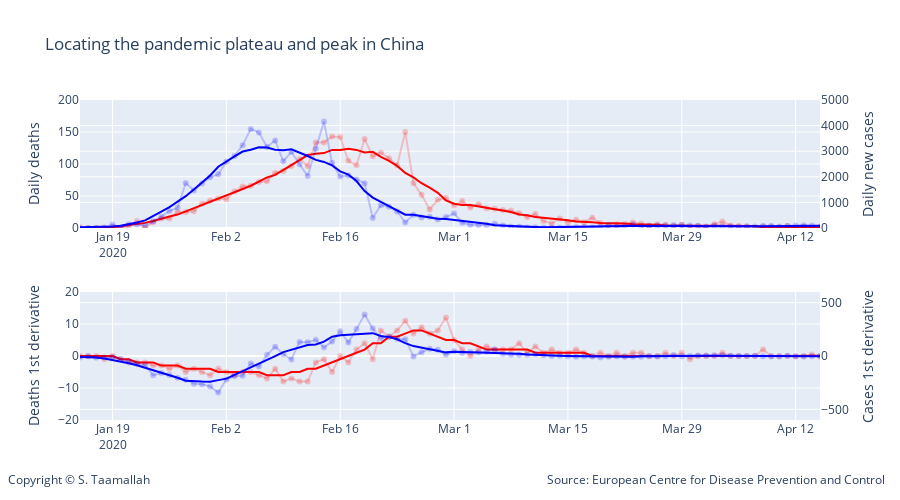

The notebook cell saved with this chart:
### Markdown cell above
The upward and downward inflection points are extracted from the first derivative of the smoothed (7-day moving average) deaths and cases data arrays. The first derivative curve is also smoothed. Regarding the peak, it is extracted as the mid-point of the two inflection points. This will be validated by comparing it to 1st derivative curve crossing the y=0 axis. 

This leads to the following key dates for China:

- Lockdown
    - 2020-01-23: lockdown in Wuhan
    
    
- Cases curve:
    - 2020-01-30: Upward inflection point in cases.
    - 2020-02-18: Downward inflection point in cases. <br>
        => the mid point of the two inflection point can be estimated to be around feb 9th.
    - 2020-02-08: Peak in cases extracted from the 1st derivative crossing y=0.
    
    
- Deaths curve:
    - 2020-02-08: Upward inflection point in deaths.
    - 2020-02-26: Downward inflection point in deaths. <br>
        => the mid point of the two inflection point can be estimated to be around feb 17th.
    - 2020-02-17: Peak in deaths extracted from the 1st derivative crossing y=0.

### Code cell
shift = 1

smooth_china_diff_deaths = smooth_9day(np.diff(smooth_china_deaths_9day))
smooth_china_diff_cases = smooth_9day(np.diff(smooth_china_cases_9day))

#plotting number of cases and number of deaths for different countries
# all charts using same scale for ease of comparison
# number of death are on the left y-axis. 

# Add traces
trace1 = go.Scatter(
        x=df_china.index, 
        y=df_china['deaths'],
        mode='lines + markers',
        name='China daily deaths (left y-axis)',
        line_color='rgba(256, 0, 0, .2)',
        showlegend=False
)

trace11 = go.Scatter(
        x=df_china.index, 
        y=smooth_china_deaths_9day,
        mode='lines',
        name='China daily deaths - 7-day moving average (left y-axis)',
        line_color='rgba(256, 0, 0, 1)',
        showlegend=False
)


trace2 = go.Scatter(
        x=df_china.index, 
        y=df_china['cases'],
        mode='lines + markers',
        name='China daily cases (right y-axis)',
        line_color='rgba(0, 0, 256, .2)',
        showlegend=False,
        yaxis='y2',
)

trace22 = go.Scatter(
        x=df_china.index, 
        y=smooth_china_cases_9day,
        mode='lines',
        name='China daily cases - 7-day moving average (right y-axis)',
        line_color='rgba(0, 0, 256, 1)',
        yaxis='y2',
        showlegend=False
)



trace5 = go.Scatter(
        x=df_china.index, 
        y=np.diff(smooth_china_deaths_9day),
        mode='lines+markers',
        name='Daily deaths',
        line_color='rgba(256, 0, 0, .2)',
        xaxis='x3',
        yaxis='y5',
        showlegend=False
)
trace6 = go.Scatter(
        x=df_china.index, 
        y=np.diff(smooth_china_cases_9day),
        mode='lines+markers',
        name='Daily cases',
        line_color='rgba(0, 0, 256, 0.2)',
        xaxis='x3',
        yaxis='y6',
        showlegend=False
)

trace55 = go.Scatter(
        x=df_china.index, 
        y=smooth_china_diff_deaths,
        mode='lines',
        name='Daily deaths',
        line_color='rgba(256, 0, 0, 1)',
        xaxis='x3',
        yaxis='y5',
        showlegend=False
)
trace66 = go.Scatter(
        x=df_china.index, 
        y=smooth_china_diff_cases,
        mode='lines',
        name='Daily cases',
        line_color='rgba(0, 0, 256, 1)',
        xaxis='x3',
        yaxis='y6',
        showlegend=False
)



data = [trace1, trace2, trace11, trace22, trace5, trace6, trace55, trace66]

layout = go.Layout(
    title='Locating the pandemic plateau and peak in China',
    legend=dict(x=.1, y=1.15, orientation="h"), 
    width=900,
    height=500,
    
    annotations=[
        dict(
            x=1.09,
            y=-0.22,
            showarrow=False,
            text='Source: European Centre for Disease Prevention and Control',
            xref='paper',
            yref='paper'
        ),
        
        dict(
            x=-0.1,
            y=-0.22,
            showarrow=False,
            text='Copyright © S. Taamallah ',
            xref='paper',
            yref='paper'
        )
    ],
    
    # Top left
    xaxis=dict(
        title='',
        domain=[0, 1],
        range=['2020-01-15', '2020-04-15'],
    ),
    yaxis=dict(
        title='Daily deaths',
        #type='log',
        range=[0,200],
        domain=[0.6, 1],
        anchor='x'
    ),
    yaxis2=dict(
        title = 'Daily new cases',
        #type='log',
        range=[0,5000],
        overlaying='y',
        side='right'
    ),
    

    

    # middle left
    xaxis3=dict(
        title='',
        range=['2020-01-15', '2020-04-15'],
        domain=[0, 1],
        anchor='y5'
    ),
    yaxis5=dict(
        #type='log',
        title = 'Deaths 1st derivative',
        domain=[0, 0.4],
        range=[-20,20],
        anchor='x3'
    ),
    yaxis6=dict(
        title = 'Cases 1st derivative',
        domain=[0.375, 0.625],
        overlaying='y5',
        range=[-600,600],
        side='right',
        anchor='x3'
    ),
   
)

    
fig = go.Figure(data=data, layout=layout)


fig.show()


#py.plot(data, filename = 'basic-line', auto_open=True)
#py.plot(data, filename='privacy-public', sharing='public')

from plotly.offline import plot
plot(fig, filename="STaamallah_covid19_analysis_chart_5_20200412.html", auto_open = False)

#from IPython.display import HTML, display
#display(HTML('STaamallah_covid19_analysis_chart_4_20200403.html'), metadata=dict(isolated=False))
